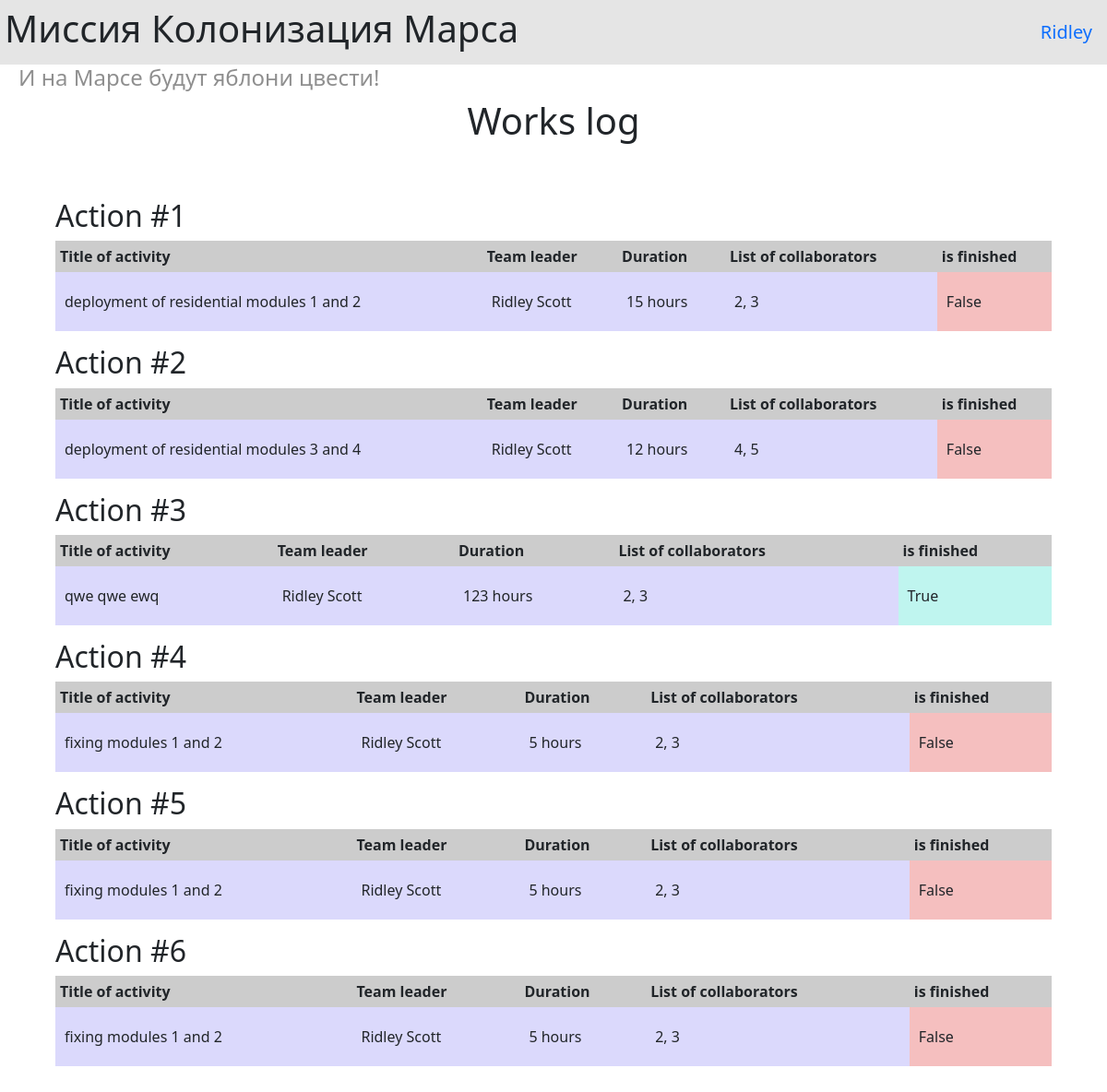
The page / (signed in) on the database its author committed.
### data/users.py (models this page shows, shortened)
class User(SqlAlchemyBase, UserMixin, SerializerMixin):
    __tablename__ = 'users'
    id = sqlalchemy.Column(sqlalchemy.Integer, primary_key=True, autoincrement="auto")
    surname = sqlalchemy.Column(sqlalchemy.String)
    name = sqlalchemy.Column(sqlalchemy.String)
    age = sqlalchemy.Column(sqlalchemy.Integer)
    position = sqlalchemy.Column(sqlalchemy.String)
    speciality = sqlalchemy.Column(sqlalchemy.String)
    address = sqlalchemy.Column(sqlalchemy.String)
    email = sqlalchemy.Column(sqlalchemy.String, unique=True)
    hashed_password = sqlalchemy.Column(sqlalchemy.String)
    modified_date = sqlalchemy.Column(sqlalchemy.DateTime, default=datetime.datetime.now)
    leadership = relationship("Jobs", back_populates="team_leader")

### data/jobs.py (models this page shows)
class Jobs(SqlAlchemyBase, SerializerMixin):
    __tablename__ = 'jobs'
    id = sqlalchemy.Column(sqlalchemy.Integer, primary_key=True, autoincrement=True)
    team_leader_id = sqlalchemy.Column(sqlalchemy.Integer, sqlalchemy.ForeignKey("users.id"))
    job = sqlalchemy.Column(sqlalchemy.String)
    work_size = sqlalchemy.Column(sqlalchemy.Integer)
    collaborators = sqlalchemy.Column(sqlalchemy.String)
    start_date = sqlalchemy.Column(sqlalchemy.DateTime, nullable=True)
    end_date = sqlalchemy.Column(sqlalchemy.DateTime, nullable=True)
    is_finished = sqlalchemy.Column(sqlalchemy.Boolean)
    team_leader = relationship("User")

### main.py (the view)
@app.route("/")
def index():
    jobs = db_sess.query(Jobs).all()
    return render_template("works_log.html", jobs_list=enumerate(jobs, start=1))

### main.py (called while the page is built)
@login_manager.user_loader
def load_user(user_id):
    return db_sess.query(User).get(user_id)

### templates/works_log.html
{% extends "base.html" %}
{% block content %}
<h1 class="centered-text">Works log</h1>
<div style="margin: 5%;">
    {% for i, job in jobs_list %}
    <div style="padding-bottom: 15px;">
        <h2>Action #{{ i }}</h2>
          <table>
              <tr><th>Title of activity</th><th>Team leader</th><th>Duration</th><th>List of collaborators</th><th>is finished</th></tr>
              <tr><td>{{ job.job }}</td><td>{{ job.team_leader.name }} {{ job.team_leader.surname }}</td><td>{{ job.work_size }} hours</td><td>{{ job.collaborators }}</td><td style="background-color:{% if job.is_finished %}#bff5ef{% else %}#f5bfbf{% endif %};">
                  {{ job.is_finished }}</td></tr>
          </table>
    </div>
    {% endfor %}
</div>
{% endblock %}

### templates/base.html (shortened to what this page needs)
<!DOCTYPE html>
<html lang="ru">
<head>
    <link rel="stylesheet" href="https://cdn.jsdelivr.net/npm/bootstrap@5.0.0-beta1/dist/css/bootstrap.min.css"
>
    <link rel="stylesheet" href="{{ url_for('static', filename='css/styles.css')}}" type="text/css">
</head>
<body>
    <div class="head">
        <h1 class="base-header">Миссия Колонизация Марса</h1>
        {% if current_user.is_authenticated %}
        <a class="navbar-brand" href="/logout">{{ current_user.name }}</a>
        {% else %}
        <p style="margin: 0;">
            <a class="btn btn-primary " href="/register">Зарегистрироваться</a>
            <a class="btn btn-success" href="/login">Войти</a>
        </p>
        {% endif %}
    </div>
    <h4 class="base-h4">И на Марсе будут яблони цвести!</h4>
    {% block content %}{% endblock %}
</body>
</html>

### static/css/styles.css (style rules this page uses)
table { width: 100%; }
th { padding: 5px; background-color: #cccccc; }
td { padding-left: 10px; padding-right: 10px; padding-top: 20px; padding-bottom: 20px; background-color: #dbd9fc; }
h4 { padding-left: 20px; }
.base-header { display: inline-block; width: auto; padding-block: 7px; padding-left: 5px; }
.base-h4 { color: #8f8f8f; }
.centered-text { text-align: center; }
.head { background-color: #e5e5e5; display: flex; justify-content: space-between; align-items: center; }

### rows shown on the page
User: name "Ridley"
Jobs: i "1", job "deployment of residential modules 1 and 2", team_leader.name "Ridley", team_leader.surname "Scott", work_size "15", collaborators "2, 3", is_finished "False"
Jobs: id "2", job "deployment of residential modules 3 and 4", team_leader.name "Ridley", team_leader.surname "Scott", work_size "12", collaborators "4, 5", is_finished "False"
Jobs: id "3", job "qwe qwe ewq", team_leader.name "Ridley", team_leader.surname "Scott", work_size "123", collaborators "2, 3", is_finished "True"
Jobs: id "4", job "fixing modules 1 and 2", team_leader.name "Ridley", team_leader.surname "Scott", work_size "5", collaborators "2, 3", is_finished "False"
Jobs: i "5", job "fixing modules 1 and 2", team_leader.name "Ridley", team_leader.surname "Scott", work_size "5", collaborators "2, 3", is_finished "False"
Jobs: id "6", job "fixing modules 1 and 2", team_leader.name "Ridley", team_leader.surname "Scott", work_size "5", collaborators "2, 3", is_finished "False"
